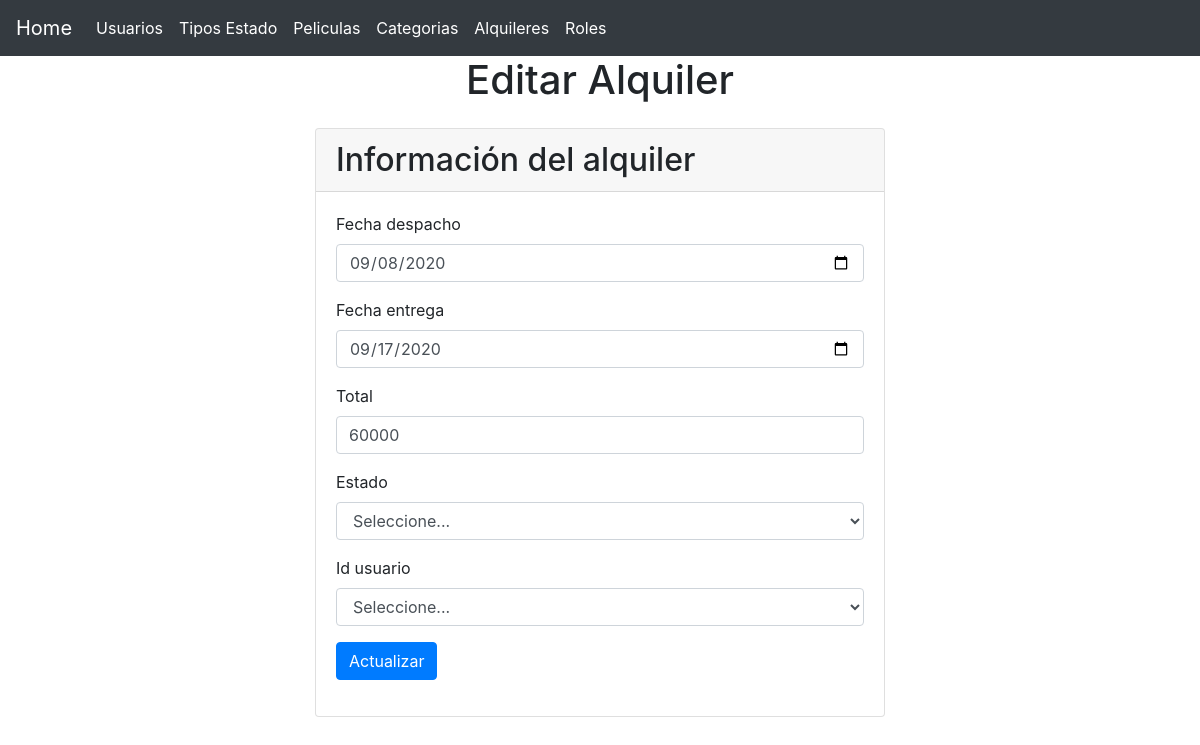
Screenshot of /?controller=rental&method=edit&id=1 with the database file from the repository.
### tables this page shows
CREATE TABLE `rentails` (
  `id` int(11) UNSIGNED NOT NULL,
  `star_date` date DEFAULT NULL,
  `end_date` date DEFAULT NULL,
  `total` decimal(10,0) DEFAULT NULL,
  `status_id` int(11) DEFAULT NULL,
  `user_id` int(11) UNSIGNED NOT NULL
);

### models/Rental.php (called while the page is built, shortened)
<?php
class Rental
{
	private $pdo;
    public function __construct()
    {
    	try {
    		$this->pdo = new Database;
	    } catch (PDOException $e) {
	    	die($e->getMessage());
	    }
    }
    public function getById($id)
    {
        try {
            $strSql = "SELECT * FROM rentails WHERE id = :id";
            $arrayData = ['id' => $id];
            $query = $this->pdo->select($strSql, $arrayData);
            return $query;
        } catch (PDOException $e) {
            die($e->getMessage());
        }
    }
}

### providers/Database.php (called while the page is built, shortened)
<?php
class Database extends PDO
{
    public function select($strSql, $arrayData = array(), $fetchMode = PDO::FETCH_OBJ)
    {
    	$query = $this->prepare($strSql);
    	foreach ($arrayData as $key => $value)
    		$query->bindParam(":$key",$value);
    	if( !$query->execute() ) {
    		echo "Error, la consulta no se realizó";
    	} else {
    		return $query->fetchAll($fetchMode);
    	}
    }
}

### views/rentails/edit.php (the view, shortened to what this page needs)
<main class="container">
	<div class="row">
		<h1 class="col-md-12 d-flex justify-content-center">Editar Alquiler</h1>
	</div>
	<section class="row mt-3">
		<div class="card w-50 m-auto">
			<div class="card-header container">
				<h2 class="m-auto">Información del alquiler</h2>
			</div>
			<div class="card-body w-100">
				<form action="?controller=rental&method=update" method="POST">
					<div class="form-group">
						<label>Fecha despacho</label>
						<input type="date" name="star_date" class="form-control" placeholder="Ej. Pedro Perez" value="<?php echo $rental[0]->star_date ?>">
					</div>
					<div class="form-group">
						<label>Fecha entrega</label>
						<input type="date" name="end_date" class="form-control" placeholder="Ej. pedro@pedro.com" value="<?php echo $rental[0]->end_date ?>">
					</div>
					<div class="form-group">
						<label>Total</label>
						<input type="number" name="total" class="form-control" placeholder="Ej. 1" value="<?php echo $rental[0]->total ?>">
					</div>
					<div class="form-group">
						<label>Estado</label>
						<select name="status_id" class="form-control">
                            <option value="">Seleccione...</option>
                        </select>
					</div>
					<div class="form-group">
						<label>Id usuario</label>
						<select name="user_id" class="form-control">
                            <option value="">Seleccione...</option>
                        </select>
					</div>
					<div class="form-group">
						<button class="btn btn-primary">Actualizar</button>
					</div>
				</form>
			</div>
		</div>
	</section>
</main>

### rows the page displays
rentails: star_date "09/08/2020", end_date "09/17/2020", total "60000"
